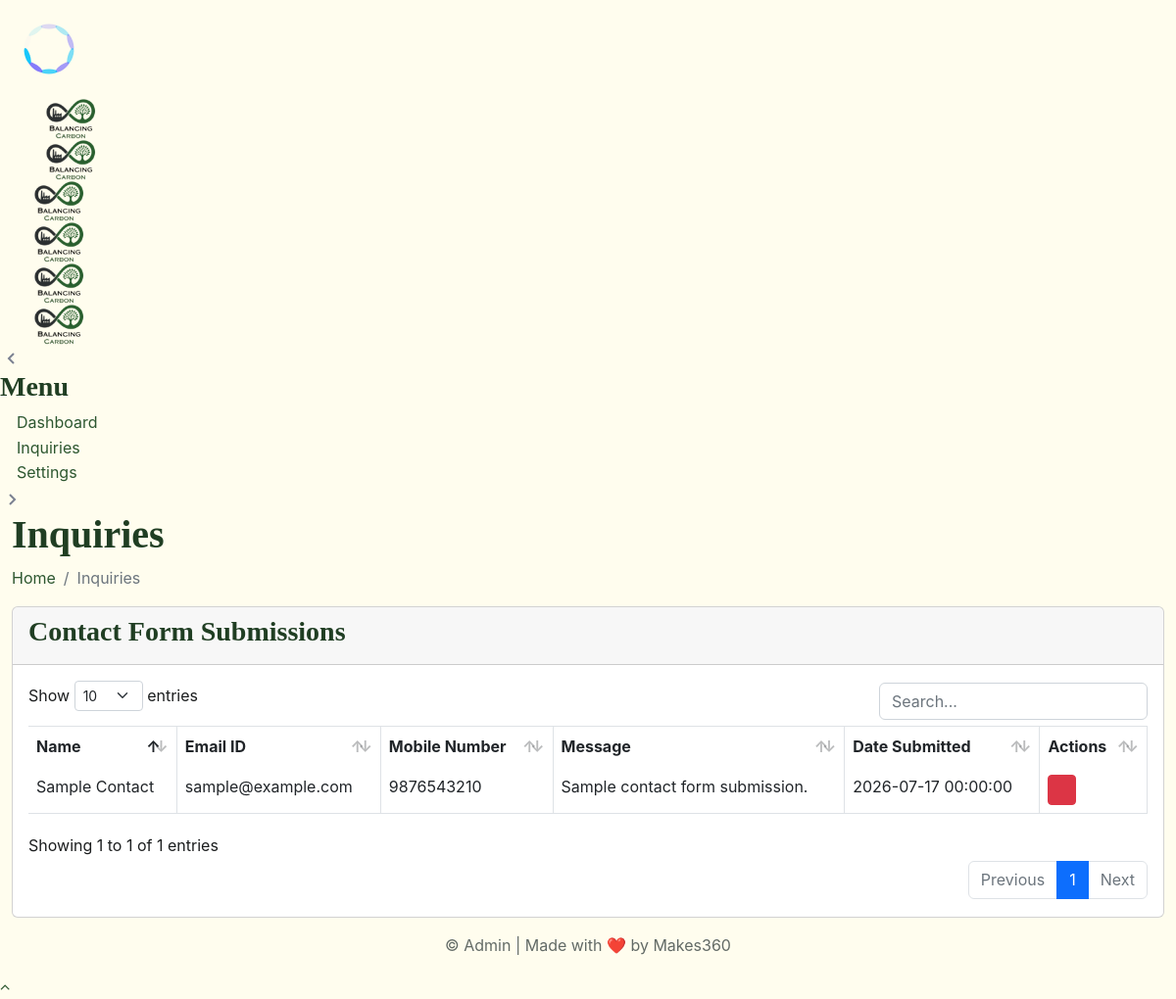
The app's page /admin1234/files/inquiries/inquiries.php (signed in) with its own data.
### tables this page shows
CREATE TABLE `inquiries` (
  `id` int(11) NOT NULL AUTO_INCREMENT,
  `name` varchar(255) NOT NULL,
  `email` varchar(150) NOT NULL,
  `mobile` varchar(50) NOT NULL,
  `message` text NOT NULL,
  `created_at` timestamp NOT NULL DEFAULT current_timestamp(),
  PRIMARY KEY (`id`)
);

### admin1234/app/init.php (called while the page is built, shortened)
<?php
if (!defined("APP_ROOT")) {
    if (!function_exists("app_url_join")) {
        function app_url_join(string $base, string $path): string
        {
            $path = trim($path, "/");
            return rtrim($base, "/") . "/" . $path;
        }
    }
    if (!function_exists("asset_url")) {
        function asset_url(string $path): string
        {
            return app_url_join(BASE_URL, "assets/" . ltrim($path, "/"));
        }
    }
    if (!function_exists("file_url")) {
        function file_url(string $path): string
        {
            return app_url_join(BASE_URL, "files/" . ltrim($path, "/"));
        }
    }
}

### admin1234/app/module-data.php (called while the page is built, shortened)
<?php
function getModuleConnection(): ?\mysqli
{
    static $connection = null;
    try {
        $connection = getSashDBConnection();
    } catch (\mysqli_sql_exception $e) {
        error_log("Module DB connection failed: {$e->getMessage()}");
        $connection = null;
        return null;
    }
    return $connection;
}
function tryFetchRows(?\mysqli $connection, string $sql): array
{
    $rows = [];
    try {
        if ($result = $connection->query($sql)) {
            while ($row = $result->fetch_assoc()) {
                $rows[] = $row;
            }
        }
    } catch (\mysqli_sql_exception $e) {
        error_log("Query failed: {$e->getMessage()}");
        return [];
    }
    return $rows;
}
function getTableColumns(?\mysqli $connection, string $table): array
{
    try {
        $safeTable = str_replace("`", "``", $table);
        $result = $connection->query("SHOW COLUMNS FROM `{$safeTable}`");
        $columns = [];
        while ($row = $result->fetch_assoc()) {
            $columns[$row["Field"]] = true;
        }
        return $columns;
    } catch (\mysqli_sql_exception $e) {
        error_log("Column lookup failed for {$table}: {$e->getMessage()}");
        return [];
    }
}
function getInquiries(): array
{
    $connection = getModuleConnection();
    $columns = getTableColumns($connection, "inquiries");
    $emailSelect = isset($columns["email"]) ? "`email`" : "'' AS `email`";
    $mobileSelect = isset($columns["mobile"])
        ? "`mobile`"
        : (isset($columns["phone"]) ? "`phone` AS `mobile`" : "'' AS `mobile`");
    $messageSelect = isset($columns["message"]) ? "`message`" : "'' AS `message`";
    $createdSelect = isset($columns["created_at"]) ? "`created_at`" : "NULL AS `created_at`";
    $orderBy = isset($columns["created_at"]) ? "`created_at` DESC" : "`id` DESC";
    $rows = tryFetchRows(
        $connection,
        "SELECT `id`, `name`, {$emailSelect}, {$mobileSelect}, {$messageSelect}, {$createdSelect} FROM `inquiries` ORDER BY {$orderBy}",
    );
    return $rows !== [] ? $rows : [];
}

### admin1234/files/inquiries/inquiries.php (the view, shortened to what this page needs)
<?php
require_once dirname(__DIR__, 2) . "/app/init.php";
require_once APP_ROOT . "/app/auth.php";
require_once APP_ROOT . "/app/module-data.php";
$inquiries = getInquiries();
include LAYOUT_PATH . "/head.php";
?>
<body class="app sidebar-mini ltr light-mode">
    <div id="global-loader">
        <img src="<?= asset_url(
            "images/loader.svg",
        ) ?>" class="loader-img" alt="Loader">
    </div>
    <div class="page">
        <div class="page-main">
            <?php include LAYOUT_PATH . "/header.php"; ?>
            <?php include LAYOUT_PATH . "/sidebar.php"; ?>
            <div class="main-content app-content mt-0">
                <div class="side-app">
                    <div class="main-container container-fluid">
                        <div class="page-header">
                            <h1 class="page-title">Inquiries</h1>
                            <div>
                                <ol class="breadcrumb">
                                    <li class="breadcrumb-item"><a href="<?= file_url(
                                        "dashboard/dashboard.php",
                                    ) ?>">Home</a></li>
                                    <li class="breadcrumb-item active" aria-current="page">Inquiries</li>
                                </ol>
                            </div>
                        </div>
                        <div class="row row-sm">
                            <div class="col-lg-12">
                                <div class="card">
                                    <div class="card-header d-flex justify-content-between">
                                        <h3 class="card-title">Contact Form Submissions</h3>
                                    </div>
                                    <div class="card-body">
                                        <div class="table-responsive">
                                            <table class="table table-bordered text-nowrap border-bottom" id="responsive-datatable">
                                                <thead>
                                                    <tr>
                                                        <th class="border-bottom-0">Name</th>
                                                        <th class="border-bottom-0">Email ID</th>
                                                        <th class="border-bottom-0">Mobile Number</th>
                                                        <th class="border-bottom-0">Message</th>
                                                        <th class="border-bottom-0">Date Submitted</th>
                                                        <th class="border-bottom-0">Actions</th>
                                                    </tr>
                                                </thead>
                                                <tbody>
                                                    <?php foreach ($inquiries as $inquiry): ?>
                                                        <tr>
                                                            <td><?= htmlspecialchars($inquiry["name"]) ?></td>
                                                            <td><?= htmlspecialchars($inquiry["email"]) ?></td>
                                                            <td><?= htmlspecialchars($inquiry["mobile"]) ?></td>
                                                            <td style="max-width: 300px; overflow: hidden; text-overflow: ellipsis; white-space: nowrap;"><?= htmlspecialchars($inquiry["message"]) ?></td>
                                                            <td><?= htmlspecialchars(date("Y-m-d H:i:s", strtotime($inquiry["created_at"]))) ?></td>
                                                            <td>
                                                                <a href="<?= htmlspecialchars(file_url("inquiries/inquiries.php") . "?delete_id=" . (int) $inquiry["id"], ENT_QUOTES, "UTF-8") ?>" class="btn btn-danger btn-sm" onclick="return confirm('Are you sure you want to delete this inquiry?');">
                                                                    <i class="fe fe-trash"></i>
                                                                </a>
                                                            </td>
                                                        </tr>
                                                    <?php endforeach; ?>
                                                </tbody>
                                            </table>
                                        </div>
                                    </div>
                                </div>
                            </div>
                        </div>
                    </div>
                </div>
            </div>
        </div>
        <?php include LAYOUT_PATH . "/footer.php"; ?>
    </div>
    <?php include LAYOUT_PATH . "/scripts.php"; ?>
</body>
</html>

### records on screen
inquiries: name "Sample Contact", email "sample@example.com", mobile "9876543210", message "Sample contact form submission.", created_at "2026-07-17 00:00:00"
